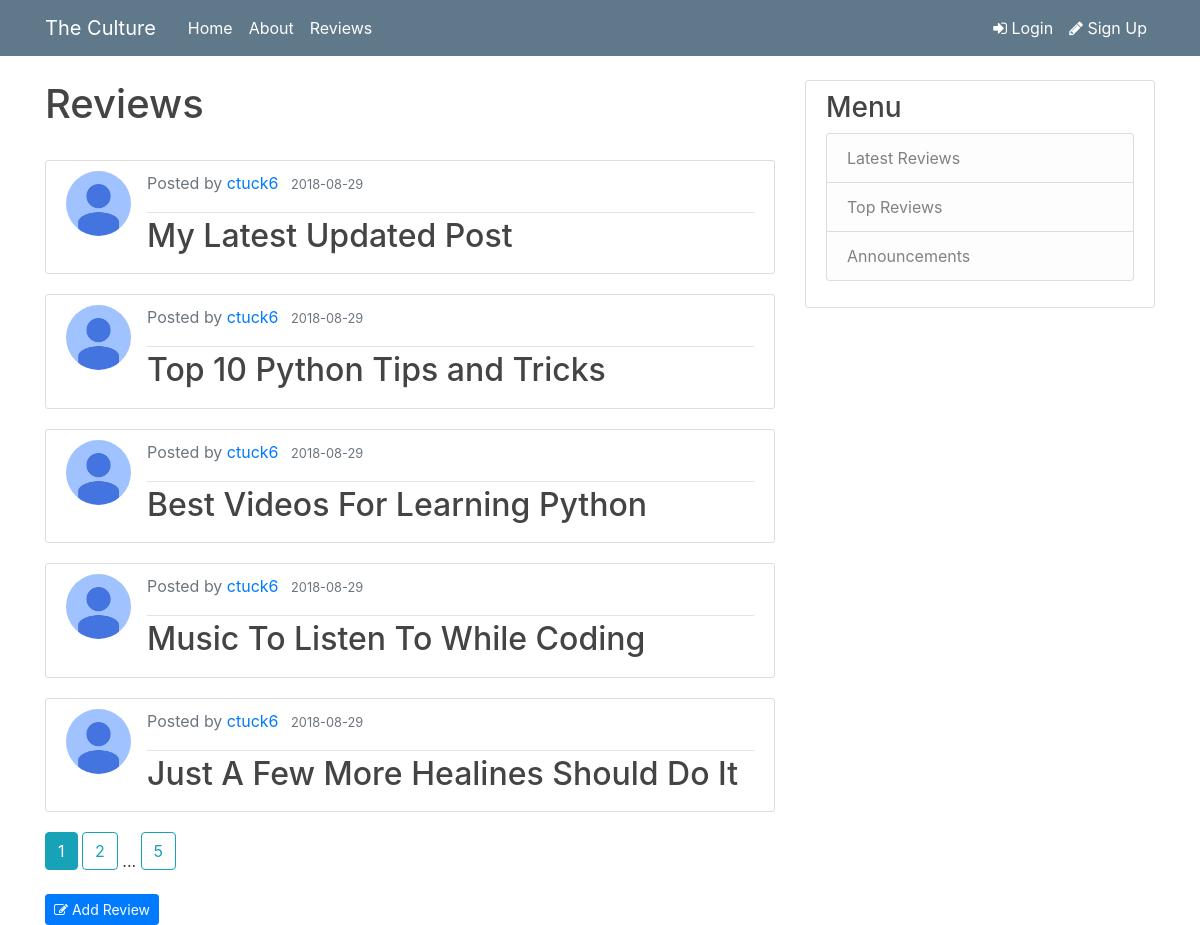
The app's page /reviews with its own data.
### app/database.py (models this page shows, shortened)
class Review(db.Model):
    id = db.Column(db.Integer, primary_key = True)
    title = db.Column(db.String(100), nullable = False)
    date_posted = db.Column(db.DateTime, nullable = False, default = datetime.utcnow)
    body = db.Column(db.Text, nullable = False)
    userId = db.Column(db.Integer, db.ForeignKey('user.id'), nullable = False)

class User(db.Model, UserMixin):
    id = db.Column(db.Integer, primary_key = True)
    username = db.Column(db.String(20), unique = True, nullable = False)
    email = db.Column(db.String(50), unique = True, nullable = False)
    image_file = db.Column(db.String(20), unique = False, nullable = False, default = "default_" + str(random.randint(1, 5)) + ".jpg")
    password = db.Column(db.String(20), nullable = False)
    reviews = db.relationship("Review", backref = "author", lazy = True)

### app/reviews/routes.py (the view)
@reviews.route("/reviews", methods = ["GET", "POST"])
def show_reviews():
	page = request.args.get("page", 1, type=int)
	reviews = Review.query.order_by(Review.date_posted.desc()).paginate(page = page, per_page = 5)
	return render_template("reviews.html", reviews = reviews)

### app/templates/reviews.html
{% extends "layout.html" %}
{% block content %}
  <h1>Reviews</h1><br>
	<ul class="list-group">
	  {% for review in reviews.items %}
		<article class="media content-section">
          <img class="rounded-circle article-img" src="{{ url_for('static', filename='profilePics/' + review.author.image_file) }}">
          <div class="media-body">
            <div class="article-metadata">
              <p class="text-muted">Posted by
                <a class="mr-2" href="{{ url_for('users.user_reviews', username = review.author.username) }}">{{ review.author.username }}</a>
                <small class="text-muted">{{ review.date_posted.strftime('%Y-%m-%d') }}</small>
              </p>
            </div>
            <h2><a class="article-title" href="{{ url_for('reviews.review', review_id = review.id) }}">{{ review.title }}</a></h2>
          </div>
        </article>
	  {% endfor %}
	</ul>
	{% for page_num in reviews.iter_pages(left_edge = 1, right_edge = 1, left_current = 1, right_current = 2) %}
	  {% if page_num %}
	    {% if reviews.page == page_num %}
	      <a class="btn btn-info mb-4" href="{{ url_for('reviews.show_reviews', page = page_num) }}">{{ page_num }}</a>
	    {% else %}
	      <a class="btn btn-outline-info mb-4" href="{{ url_for('reviews.show_reviews', page = page_num) }}">{{ page_num }}</a>
	    {% endif %}
	  {% else %}
	    ...
	  {% endif %}
	{% endfor %}<br>
  <a href="{{ url_for('reviews.new_review') }}"><button class="btn btn-primary btn-sm"><span class="fa fa-edit"></span> Add Review</button></a>
{% endblock content %}

### app/templates/layout.html (shortened to what this page needs)
<!DOCTYPE html>
<html>
<head>
	<link rel="stylesheet" href="https://maxcdn.bootstrapcdn.com/bootstrap/4.0.0/css/bootstrap.min.css">
	<link rel="stylesheet" type="text/css" href="{{ url_for('static', filename='main.css') }}">
	<link href="https://maxcdn.bootstrapcdn.com/font-awesome/4.7.0/css/font-awesome.min.css" rel="stylesheet">
</head>
<body>
	<header class="site-header">
	  <nav class="navbar navbar-expand-md navbar-dark bg-steel fixed-top">
	    <div class="container">
	      <a class="navbar-brand mr-4" href="{{ url_for('main.home') }}">The Culture</a>
	      <div class="collapse navbar-collapse" id="navbarToggle">
	        <div class="navbar-nav mr-auto">
	          <a class="nav-item nav-link" href="{{ url_for('main.home') }}">Home</a>
	          <a class="nav-item nav-link" href="{{ url_for('main.about') }}">About</a>
	          <a class="nav-item nav-link" href="{{ url_for('reviews.show_reviews') }}">Reviews</a>
	        </div>
	        <div class="navbar-nav">
	          {% if current_user.is_authenticated %}
	            <li class="dropdown show">
	              <a class="nav-item nav-link dropdown-toggle" href="#" role="button" id="dropdownMenuLink" data-toggle="dropdown" aria-haspopup="true" aria-expanded="false">
	                {{ current_user.username }}
	              </a>
	              <div class="dropdown-menu" aria-labelledby="dropdownMenuLink">
	                <br><center><a href="{{ url_for('users.account') }}"><span class="fa fa-user"></span> My Account</a><center><br>
	                <center><a href="{{ url_for('users.logout') }}"><span class="fa fa-sign-out"></span> Logout</a><center><br>
	              </div>
	            </li>
	          {% else %}
	            <a class="nav-item nav-link" href="{{ url_for('users.login') }}"><span class="fa fa-sign-in"></span> Login</a>
	            <a class="nav-item nav-link" href="{{ url_for('users.register') }}"><span class="fa fa-pencil"></span> Sign Up</a>
	          {% endif %}
	        </div>
	      </div>
	    </div>
	  </nav>
	</header>
	<main role="main" class="container">
	  <div class="row">
	    <div class="col-md-8">
		  {% block content %}{% endblock content %}
	    </div>
        {% if request.path != url_for('users.register') and request.path != url_for('users.login') %}
          <div class="col-md-4">
            <div class="content-section">
              <h3>Menu</h3>
              <ul class="list-group">
                <a class="list-group-item list-group-item-light" href="{{ url_for('reviews.latest_reviews') }}">Latest Reviews</a>
                <a class="list-group-item list-group-item-light" href="#">Top Reviews</a>
                <a class="list-group-item list-group-item-light" href="#">Announcements</a>
              </ul>
            </div>
          </div>
        {% endif %}
      </div>
    </main>
</body>
</html>

### app/static/main.css (style rules this page uses)
body { background: #ffffff; color: #333333; margin-top: 5rem; }
h1, h2, h3, h4, h5, h6 { color: #444444; }
.bg-steel { background-color: #5f788a; }
.site-header .navbar-nav .nav-link { color: #FFFFFF; }
.content-section { background: #ffffff; padding: 10px 20px; border: 1px solid #dddddd; border-radius: 3px; margin-bottom: 20px; }
.article-title { color: #444444; }
.article-img { height: 65px; width: 65px; margin-right: 16px; }
.article-metadata { padding-bottom: 1px; margin-bottom: 4px; border-bottom: 1px solid #e3e3e3 }

### records on screen
Review: image_file (placeholder picture), author.username "ctuck6", date_posted "2018-08-29", title "My Latest Updated Post"
Review: image_file (placeholder picture), author.username "ctuck6", date_posted "2018-08-29", title "Top 10 Python Tips and Tricks"
Review: image_file (placeholder picture), author.username "ctuck6", date_posted "2018-08-29", title "Best Videos For Learning Python"
Review: image_file (placeholder picture), author.username "ctuck6", date_posted "2018-08-29", title "Music To Listen To While Coding"
Review: image_file (placeholder picture), author.username "ctuck6", date_posted "2018-08-29", title "Just A Few More Healines Should Do It"

### other values on screen
{{ page_num }} "1"
{{ page_num }} "2" "5"
